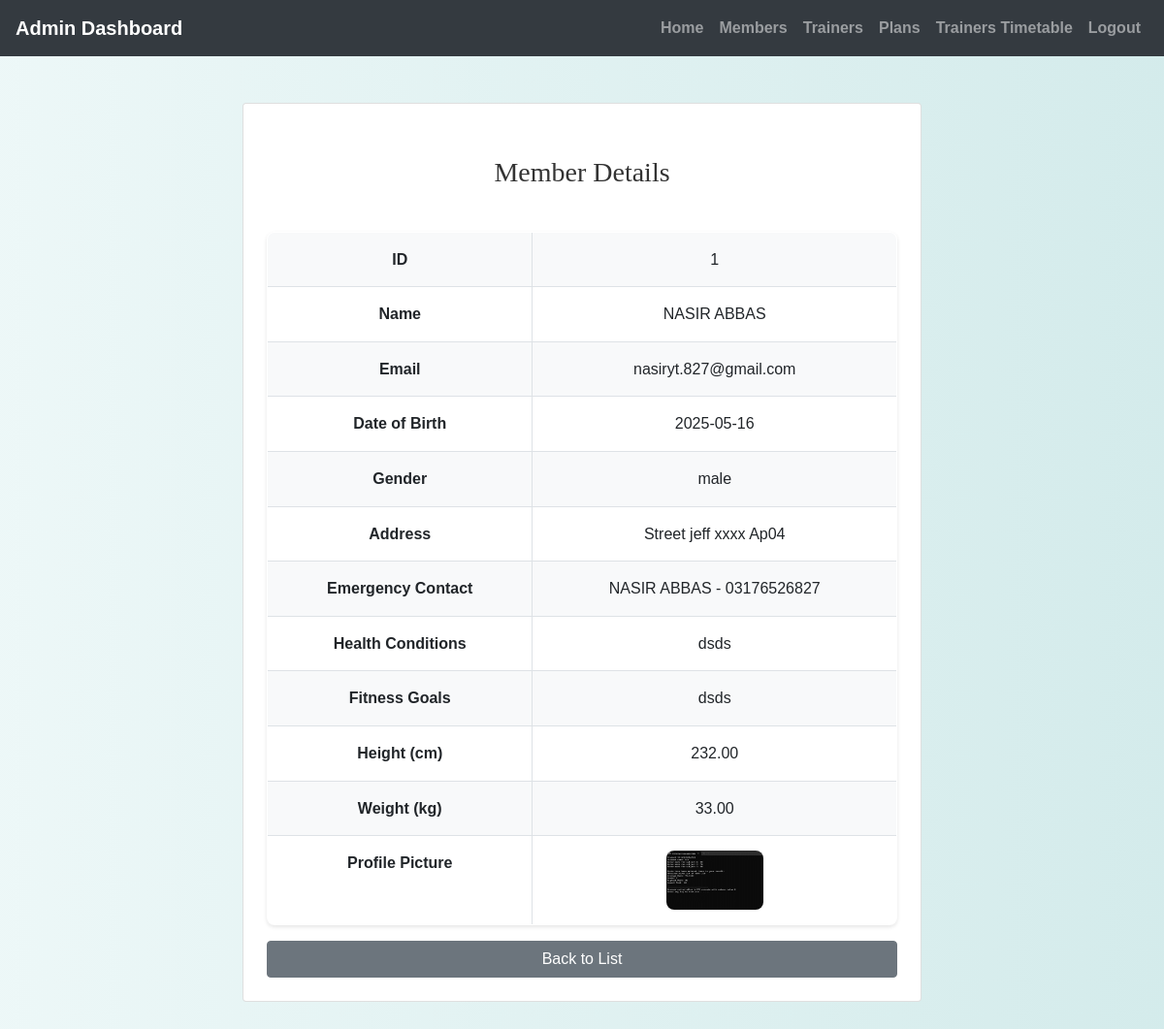
The page /admin/view_member.php?id=1 (signed in) on the database its author committed.
### tables this page shows
CREATE TABLE `members` (
  `member_id` int(11) NOT NULL,
  `first_name` varchar(50) NOT NULL,
  `last_name` varchar(50) NOT NULL,
  `date_of_birth` date DEFAULT NULL,
  `gender` enum('male','female','other') DEFAULT NULL,
  `address` text DEFAULT NULL,
  `emergency_contact_name` varchar(100) DEFAULT NULL,
  `emergency_contact_phone` varchar(20) DEFAULT NULL,
  `health_conditions` text DEFAULT NULL,
  `fitness_goals` text DEFAULT NULL,
  `height` decimal(5,2) DEFAULT NULL,
  `weight` decimal(5,2) DEFAULT NULL,
  `profile_picture` varchar(255) DEFAULT NULL,
  `email` varchar(100) DEFAULT NULL,
  `password` varchar(255) NOT NULL
);

### admin/view_member.php (the view, shortened to what this page needs)
<?php
include('config.php');
$member_id = intval($_GET['id']);
$query = "SELECT * FROM members WHERE member_id = ?";
$stmt = mysqli_prepare($conn, $query);
mysqli_stmt_bind_param($stmt, "i", $member_id);
mysqli_stmt_execute($stmt);
$result = mysqli_stmt_get_result($stmt);
$member = mysqli_fetch_assoc($result);
?>
<!DOCTYPE html>
<html>
<head>
    <link rel="stylesheet" href="https://maxcdn.bootstrapcdn.com/bootstrap/4.5.2/css/bootstrap.min.css">
    <link rel="stylesheet" href="../css/style.css">
</head>
<body>
<?php include('admin_navbar.php'); ?>
<div class="container mt-5 mb-5">
    <div class="card mx-auto p-4" style="max-width: 700px;">
        <h3 class="mb-4">Member Details</h3>
        <table class="table table-bordered">
            <tr><th>ID</th><td><?= $member['member_id'] ?></td></tr>
            <tr><th>Name</th><td><?= htmlspecialchars($member['first_name'] . ' ' . $member['last_name']) ?></td></tr>
            <tr><th>Email</th><td><?= htmlspecialchars($member['email']) ?></td></tr>
            <tr><th>Date of Birth</th><td><?= htmlspecialchars($member['date_of_birth']) ?></td></tr>
            <tr><th>Gender</th><td><?= htmlspecialchars($member['gender']) ?></td></tr>
            <tr><th>Address</th><td><?= htmlspecialchars($member['address']) ?></td></tr>
            <tr><th>Emergency Contact</th><td><?= htmlspecialchars($member['emergency_contact_name']) ?> - <?= htmlspecialchars($member['emergency_contact_phone']) ?></td></tr>
            <tr><th>Health Conditions</th><td><?= htmlspecialchars($member['health_conditions']) ?></td></tr>
            <tr><th>Fitness Goals</th><td><?= htmlspecialchars($member['fitness_goals']) ?></td></tr>
            <tr><th>Height (cm)</th><td><?= htmlspecialchars($member['height']) ?></td></tr>
            <tr><th>Weight (kg)</th><td><?= htmlspecialchars($member['weight']) ?></td></tr>
            <tr><th>Profile Picture</th>
                <td>
                    <?php if ($member['profile_picture']): ?>
                        <img src="uploads/<?= htmlspecialchars($member['profile_picture']) ?>" width="100">
                    <?php else: ?>
                        No picture
                    <?php endif; ?>
                </td>
            </tr>
        </table>
        <a href="view_members.php" class="btn btn-secondary">Back to List</a>
    </div>
</div>
</body>
</html>

### css/style.css (style rules this page uses)
body { background: linear-gradient(90deg, rgba(233, 246, 246, 0.831), rgba(207, 233, 233, 0.9)); font-family: 'Arial', sans-serif; color: #333; line-height: 1.6; }
h1, h2, h3, h4 { text-align: center; margin-top: 30px; margin-bottom: 30px; font-family: 'Georgia', serif; }
.container { margin-bottom: 40px; }
.table { width: 100%; border-collapse: collapse; margin-top: 20px; font-size: 16px; background-color: #ffffff; border-radius: 8px; overflow: hidden; box-shadow: 0 2px 4px rgba(0, 0, 0, 0.1); }
.table th, .table td { padding: 15px; border: 1px solid #dee2e6; text-align: center; }
.table tbody tr:nth-child(odd) { background-color: #f8f9fa; }
.table img { max-width: 100px; max-height: 100px; border-radius: 8px; }
a { color: #006666; text-decoration: none; font-weight: bold; }

### rows shown on the page
members: member_id "1", first_name+last_name "NASIR ABBAS", email "nasiryt.827@gmail.com", date_of_birth "2025-05-16", gender "male", address "Street jeff xxxx Ap04", emergency_contact_name "NASIR ABBAS", emergency_contact_phone "03176526827", health_conditions "dsds", fitness_goals "dsds", height "232.00", weight "33.00", profile_picture (picture)
